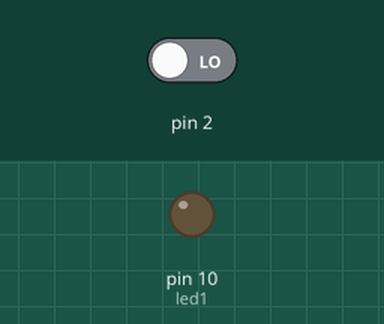
Bench run of a sketch on a simulated Arduino Uno, built with avr-gcc and run on an emulated ATmega328P. Shown: output pins drawn as LEDs (lit = HIGH). The test bench sets the inputs (shaded band); at power-on: pin 2 LOW.

Above: at 1.2 s.
1.3 s: pin 2 driven HIGH
At 1.9 s:
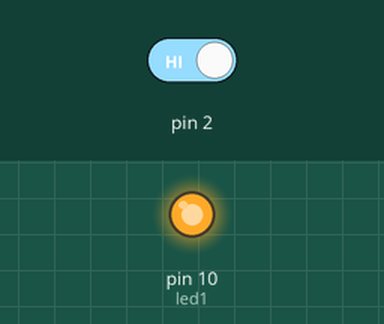
2.8 s: pin 2 driven LOW
At 3.2 s:
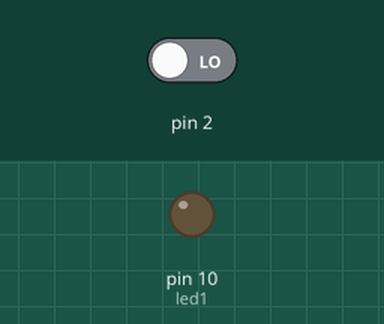
Timing chart, 0 to 5.8 s (numbered marks = the images above; inputs shaded):
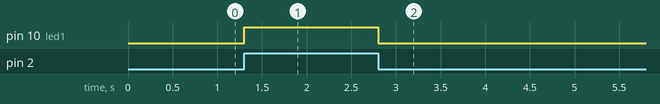

The sketch:

pulsador_codigo.ino
```cpp
int led1 = 10;
int estadoBoton = 0;

void setup()
{
  pinMode(2, INPUT);
  pinMode(10, OUTPUT);
}

void loop()
{
  estadoBoton = digitalRead(2);
  if (estadoBoton == HIGH) {

    digitalWrite(led1, HIGH);

  } else {

    digitalWrite(led1, LOW);

  }
  delay(10);
}
```

Measured:
- after the input at 1.3 s, pin 10 (led1): LOW → HIGH at once
- after the input at 2.8 s, pin 10 (led1): HIGH → LOW at once
